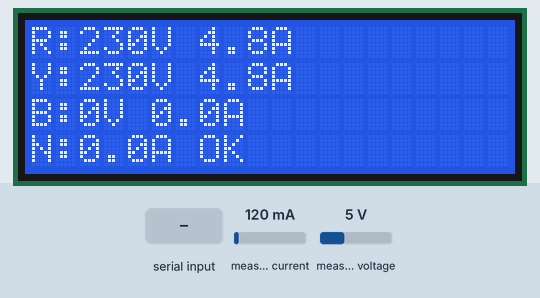
Recording of a sketch running on a simulated ESP32. Shown: 20×4 character LCD. Inputs (shaded band) come from the test bench; at power-on: measured current 120 mA, measured voltage 5 V. WiFi joins after 1.5 s; servers stay silent unless stated; uploads are accepted with an empty reply.

Above: at 2.7 s.
2.8 s: measured current set to 40 mA
At 4.8 s:
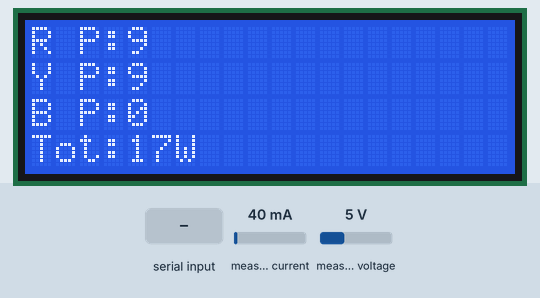
5.1 s: measured voltage set to 7.5 V
12.0 s: "90,45\n" received over Serial
At 15.2 s:
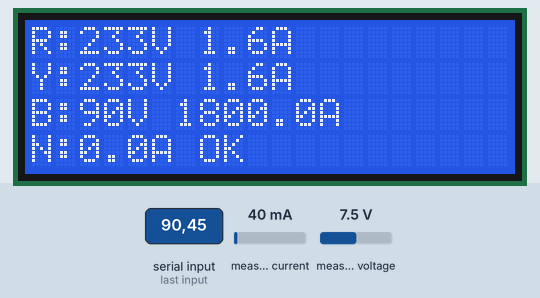
15.5 s: "30,150\n" received over Serial
At 16.1 s:
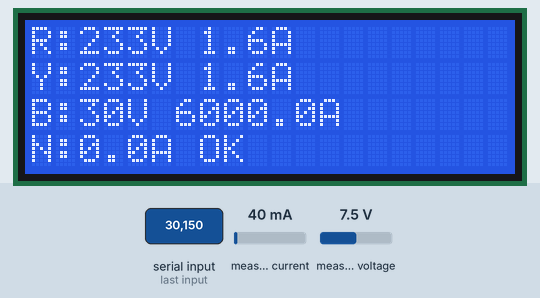
18.9 s: measured current set to 500 mA
At 19.8 s:
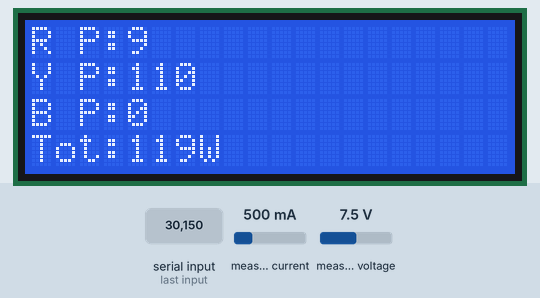
Timing chart, 0 to 21.9 s (numbered marks = the images above; inputs shaded):
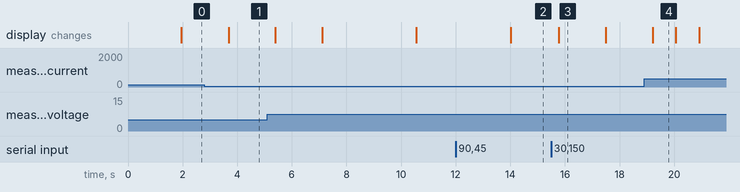

The sketch:

test_server.ino
```cpp
#include <PZEM004Tv30.h>
#include <HardwareSerial.h>
#include <WiFiManager.h>
#include <HTTPClient.h>
#include <Wire.h>
#include <LiquidCrystal_I2C.h>

#define API_SERVER "https://chetrika-rayz.onrender.com"
#define API_DATA_PATH "/api/data?api_key=cms-device-key-default"
#define FW_VERSION "1.0.0"

String deviceID;

#define CT_RATIO 40

LiquidCrystal_I2C lcd(0x27, 20, 4);

HardwareSerial SerialPZEM1(1);
HardwareSerial SerialPZEM2(2);

PZEM004Tv30 pzem1(SerialPZEM1, 16, 17);
PZEM004Tv30 pzem2(SerialPZEM2, 18, 19);

float v1, i1, p1, e1, f1, pf1;
float v2, i2, p2, e2, f2, pf2;

float v3, i3, p3, e3, f3, pf3;
float v4, i4, p4, e4, f4, pf4;

String slaveBuffer = "";

unsigned long lastPageChange = 0;
int page = 0;
unsigned long lastLCD = 0;

void readMeter(PZEM004Tv30 &pzem,
               float &V,
               float &I,
               float &P,
               float &E,
               float &F,
               float &PF)
{
  V = pzem.voltage();

  if (isnan(V) || V <= 0)
  {
    V = I = P = E = F = PF = 0;
    return;
  }

  I  = pzem.current();
  P  = pzem.power();
  E  = pzem.energy();
  F  = pzem.frequency();
  PF = pzem.pf();

  if (isnan(I)) I = 0;
  if (isnan(P)) P = 0;
  if (isnan(E)) E = 0;
  if (isnan(F)) F = 0;
  if (isnan(PF)) PF = 0;
}

String fmt(float val, int prec)
{
  if (isnan(val)) return "null";
  return String(val, prec);
}

void sendData()
{
  if (WiFi.status() != WL_CONNECTED) return;

  HTTPClient http;

  String payload = "{";

  payload += "\"device_id\":\"" + deviceID + "\",";
  payload += "\"fw_version\":\"" FW_VERSION "\",";

  payload += "\"v1\":"  + fmt(v1, 2)  + ",";
  payload += "\"i1\":"  + fmt(i1 * CT_RATIO, 3)  + ",";
  payload += "\"p1\":"  + fmt(p1, 2)  + ",";
  payload += "\"e1\":"  + fmt(e1, 4)  + ",";
  payload += "\"f1\":"  + fmt(f1, 2)  + ",";
  payload += "\"pf1\":" + fmt(pf1, 3) + ",";

  payload += "\"v2\":"  + fmt(v2, 2)  + ",";
  payload += "\"i2\":"  + fmt(i2 * CT_RATIO, 3)  + ",";
  payload += "\"p2\":"  + fmt(p2, 2)  + ",";
  payload += "\"e2\":"  + fmt(e2, 4)  + ",";
  payload += "\"f2\":"  + fmt(f2, 2)  + ",";
  payload += "\"pf2\":" + fmt(pf2, 3) + ",";

  payload += "\"v3\":"  + fmt(v3, 2)  + ",";
  payload += "\"i3\":"  + fmt(i3 * CT_RATIO, 3) + ",";
  payload += "\"p3\":"  + fmt(p3, 2)  + ",";
  payload += "\"e3\":"  + fmt(e3, 4)  + ",";
  payload += "\"f3\":"  + fmt(f3, 2)  + ",";
  payload += "\"pf3\":" + fmt(pf3, 3) + ",";

  payload += "\"i_n\":" + fmt(i4 * CT_RATIO, 3);

  payload += "}";

  http.begin(String(API_SERVER) + API_DATA_PATH);
  http.addHeader("Content-Type", "application/json");
  int code = http.POST(payload);
  http.end();
}

void receiveSlaveData()
{
  while (Serial.available())
  {
    char c = Serial.read();

    if (c == '\n')
    {
      sscanf(
        slaveBuffer.c_str(),
        "%f,%f,%f,%f,%f,%f,%f,%f,%f,%f,%f,%f",
        &v3, &i3, &p3, &e3, &f3, &pf3,
        &v4, &i4, &p4, &e4, &f4, &pf4
      );

      slaveBuffer = "";
    }
    else
    {
      slaveBuffer += c;
    }
  }
}

void updateLCD()
{
  if (millis() - lastLCD < 200) return;
  lastLCD = millis();

  if (millis() - lastPageChange > 3000)
  {
    page++;
    if (page > 3) page = 0;
    lastPageChange = millis();
  }

  lcd.clear();

  float disp_i1 = i1 * CT_RATIO;
  float disp_i3 = i3 * CT_RATIO;
  float disp_i4 = i4 * CT_RATIO;

  String status = "OK";
  if (disp_i4 > 120.0)
    status = "UNBAL";
  else if (disp_i4 > 80.0)
    status = "WARN";

  switch (page)
  {
    case 0:
      lcd.setCursor(0, 0);
      lcd.print("R:");
      lcd.print(v1, 0);
      lcd.print("V ");
      lcd.print(disp_i1, 1);
      lcd.print("A");

      lcd.setCursor(0, 1);
      lcd.print("Y:");
      lcd.print(v2, 0);
      lcd.print("V ");
      lcd.print(i2 * CT_RATIO, 1);
      lcd.print("A");

      lcd.setCursor(0, 2);
      lcd.print("B:");
      lcd.print(v3, 0);
      lcd.print("V ");
      lcd.print(disp_i3, 1);
      lcd.print("A");

      lcd.setCursor(0, 3);
      lcd.print("N:");
      lcd.print(disp_i4, 1);
      lcd.print("A ");
      lcd.print(status);
      break;

    case 1:
      lcd.setCursor(0, 0);
      lcd.print("R P:");
      lcd.print(p1, 0);

      lcd.setCursor(0, 1);
      lcd.print("Y P:");
      lcd.print(p2, 0);

      lcd.setCursor(0, 2);
      lcd.print("B P:");
      lcd.print(p3, 0);

      lcd.setCursor(0, 3);
      lcd.print("Tot:");
      lcd.print(p1 + p2 + p3, 0);
      lcd.print("W");
      break;

    case 2:
      lcd.setCursor(0, 0);
      lcd.print("R E:");
      lcd.print(e1, 1);

      lcd.setCursor(0, 1);
      lcd.print("Y E:");
      lcd.print(e2, 1);

      lcd.setCursor(0, 2);
      lcd.print("B E:");
      lcd.print(e3, 1);

      lcd.setCursor(0, 3);
      lcd.print("Tot:");
      lcd.print(e1 + e2 + e3, 1);
      break;

    case 3:
      lcd.setCursor(0, 0);
      lcd.print("R PF:");
      lcd.print(pf1, 2);

      lcd.setCursor(0, 1);
      lcd.print("Y PF:");
      lcd.print(pf2, 2);

      lcd.setCursor(0, 2);
      lcd.print("B PF:");
      lcd.print(pf3, 2);

      lcd.setCursor(0, 3);
      lcd.print("N ");
      lcd.print(status);
      break;
  }
}

void setup()
{
  Serial.begin(115200);

  uint64_t mac = ESP.getEfuseMac();
  uint8_t* b = (uint8_t*)&mac;
  char id[13];
  snprintf(id, sizeof(id), "%02X%02X%02X%02X%02X%02X",
    b[5], b[4], b[3], b[2], b[1], b[0]);
  deviceID = String(id);

  SerialPZEM1.begin(9600, SERIAL_8N1, 16, 17);
  SerialPZEM2.begin(9600, SERIAL_8N1, 18, 19);

  lcd.init();
  lcd.backlight();

  lcd.clear();
  lcd.setCursor(0, 0);
  lcd.print("Chetrika Rayz");

  WiFiManager wm;
  wm.setConfigPortalTimeout(180);
  wm.autoConnect("Chetrika-Rayz-CMS");
}

void loop()
{
  readMeter(pzem1, v1, i1, p1, e1, f1, pf1);
  readMeter(pzem2, v2, i2, p2, e2, f2, pf2);

  receiveSlaveData();

  sendData();

  updateLCD();

  delay(500);
}
```

Measured:
- after the input at 2.8 s, the display: changes after 0.88 s (image 1)
- after the input at 12.0 s, the display: changes after 2.0 s (image 2)
- after the input at 15.5 s, the display: changes after 0.27 s (image 3)
- after the input at 18.9 s, the display: changes after 0.31 s (image 4)
- what the display in image 3 shows lasts 1.7 s, from 15.8 s to 17.5 s
- what the display in image 4 shows lasts 0.9 s, from 19.2 s to 20.1 s
